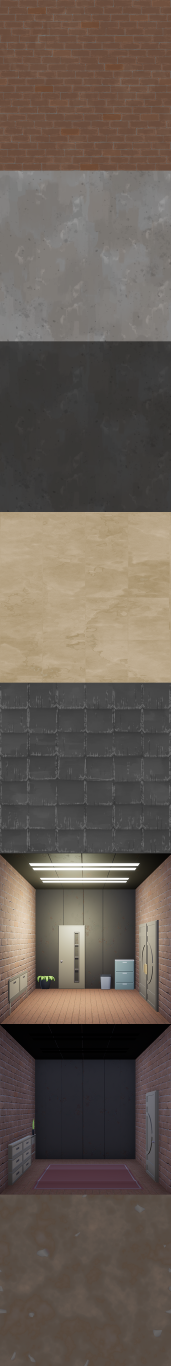
#> input picture assets/tex/world_albedo.png, 512 x 4096 px, given in place of T_RedBrick_BaseColor.png, which was not available (shown at 1/3 size)
$ python build_textures.py ../../assets/tex/world_albedo.png
#> lines starting #> are read from the running program, lines starting #| are printed output that depends on the picture
#!/usr/bin/env python3
"""Собирает текстуры мира в одну полосу assets/tex/world_albedo.png (слои 512×512 сверху вниз).
Источник — папка Textures набора Quaternius «Downtown City MegaKit» (лицензия CC0).
Запуск: python3 docs/tools/build_textures.py путь/к/Textures
Печатает средние яркости слоёв (линейные) — они записаны в shaders/world.gdshader (MEAN)."""
import sys, os
from PIL import Image

SIZE = 512
# порядок = номер слоя в шейдере (Mesher: mat = слой + 1)
LAYERS = [
	("T_RedBrick_BaseColor.png", "кирпич"),
	("T_Concrete_BaseColor.png", "бетон / штукатурка"),
	("T_Concrete_Asphalt_BaseColor.png", "асфальт"),
	("T_MarbleFloor_BaseColor.png", "мрамор (плитка пола)"),
	("T_RoofSlate_BaseColor.png", "черепица"),
	("T_lit_interior_1.png", "комната за окном (свет)"),
	("T_dark_interior.png", "комната за окном (темно)"),
	("T_Dirt_BaseColor.png", "земля (узор травы)"),
]

def lin(v):
	v /= 255.0
	return v / 12.92 if v <= 0.04045 else ((v + 0.055) / 1.055) ** 2.4

def main():
	src = sys.argv[1]
	out = Image.new("RGB", (SIZE, SIZE * len(LAYERS)))
#> out: PIL image 512x4096 RGB; every value is 0
	for i, (name, what) in enumerate(LAYERS):
		im = Image.open(os.path.join(src, name)).convert("RGB").resize((SIZE, SIZE), Image.LANCZOS)
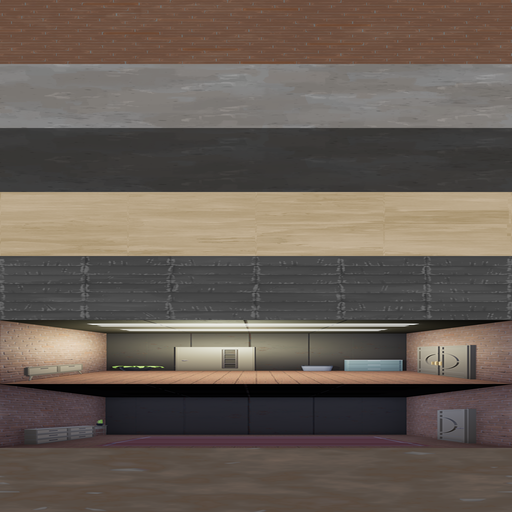
#> im: PIL image 512x512 RGB; mean R, G, B 102.9, 92.4, 83.9
		out.paste(im, (0, i * SIZE))
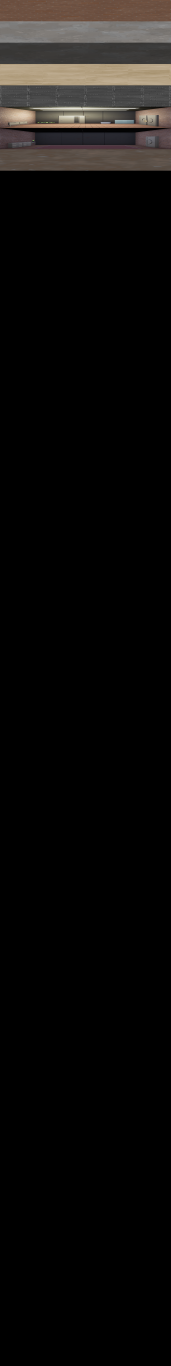
#> out: PIL image 512x4096 RGB (shown at 1/3 size); mean R, G, B 12.9, 11.6, 10.5
		small = im.resize((64, 64), Image.BOX)
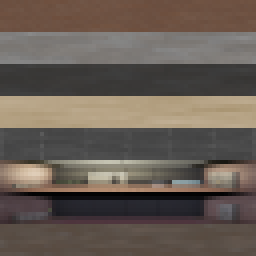
#> small: PIL image 64x64 RGB (shown 4 times larger); mean R, G, B 103.1, 92.6, 84.1
		b = small.tobytes()
		px = [tuple(b[j:j + 3]) for j in range(0, len(b), 3)]
#> px = 4096 items, first 6: (107, 79, 64), (108, 79, 64), (108, 80, 64), (108, 81, 66), (107, 79, 63), (107, 81, 66)
		mean = [sum(lin(p[k]) for p in px) / len(px) for k in range(3)]
#> mean = [0.169, 0.134, 0.105]
		print("%d %-40s %s  средн. %.3f %.3f %.3f" % (i, name, what, *mean))
#| 0 T_RedBrick_BaseColor.png                 кирпич  средн. 0.169 0.134 0.105
	dst = os.path.join(os.path.dirname(__file__), "..", "..", "assets", "tex", "world_albedo.png")
	out.save(os.path.normpath(dst), optimize=True)
	print("записано", os.path.normpath(dst))

#> (the run stopped early here; a loop or call above may not have finished)
